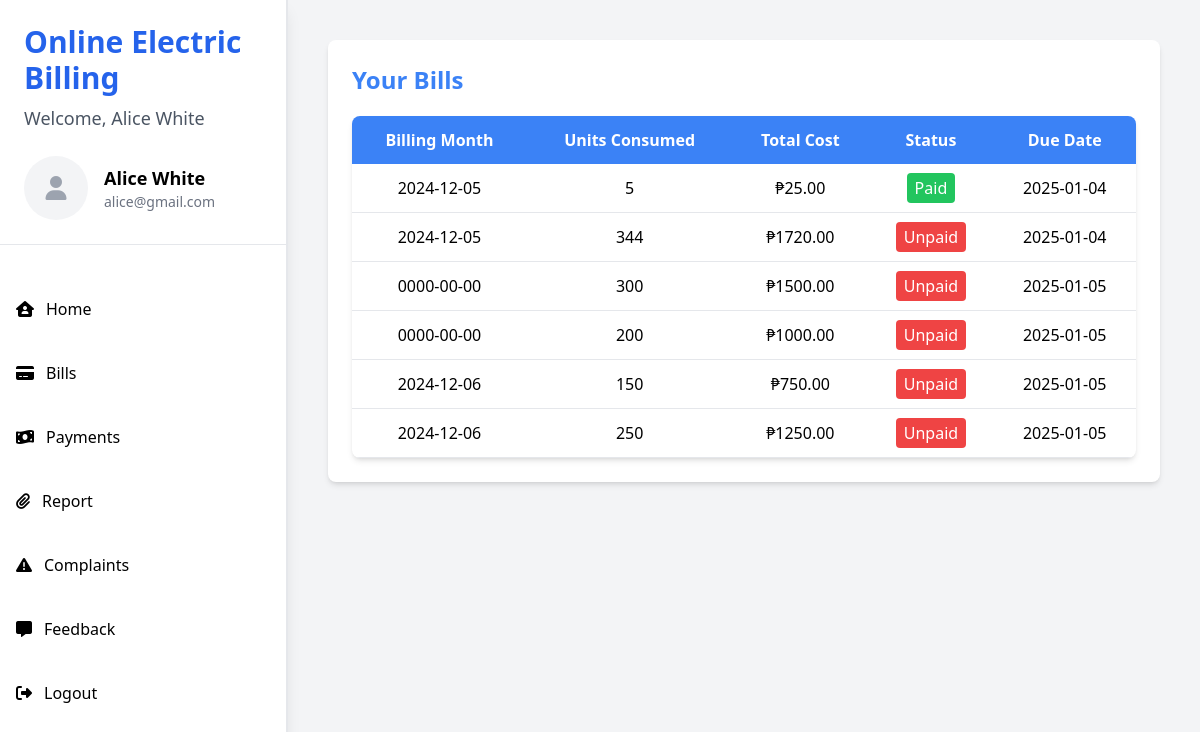
Screenshot of /users/billing.php (signed in) with the database file from the repository.
### tables this page shows
CREATE TABLE `billing` (
  `bill_id` int(11) NOT NULL,
  `user_id` int(11) NOT NULL,
  `connection_id` int(11) NOT NULL,
  `admin_id` int(11) NOT NULL,
  `meter_id` int(11) NOT NULL,
  `billing_month` date NOT NULL,
  `units_consumed` float NOT NULL,
  `cost_per_unit` decimal(5,2) DEFAULT 5.00,
  `total_cost` decimal(10,2) GENERATED ALWAYS AS (`units_consumed` * `cost_per_unit`) STORED,
  `due_date` date NOT NULL,
  `bill_status` enum('Paid','Unpaid') DEFAULT 'Unpaid'
);

### users/billing.php (the view, shortened to what this page needs)
<?php
include '../database.php';
$user_id = $_SESSION['user_id'];
$sql = "SELECT * FROM billing WHERE connection_id IN (
            SELECT connection_id FROM connections WHERE user_id = ?
        )";
$stmt = $conn->prepare($sql);
$stmt->bind_param("i", $user_id);
$stmt->execute();
$result = $stmt->get_result();
if ($result->num_rows > 0) {
    $bills = $result->fetch_all(MYSQLI_ASSOC);
} else {
    $bills = [];
}
?>
<!DOCTYPE html>
<html lang="en">
<head>
    <script src="https://cdn.tailwindcss.com"></script>
    <link rel="stylesheet" href="https://cdnjs.cloudflare.com/ajax/libs/font-awesome/6.7.1/css/all.min.css">
</head>
<body class="bg-gray-100">
<div class="fixed h-full bg-white text-black w-72 shadow-lg border-r-2 border-gray-200">
    <div class="p-6">
        <h1 class="text-3xl font-extrabold text-blue-600">Online Electric Billing</h1>
        <p class="mt-2 text-lg text-gray-600">Welcome, <?= htmlspecialchars($_SESSION['name']); ?></p>
        <div class="mt-6 flex items-center space-x-4">
            <span class="w-16 h-16 rounded-full overflow-hidden bg-gray-100 flex items-center justify-center">
                <i class="fa-solid fa-user text-2xl text-gray-400"></i>
            </span>
            <div>
                <p class="font-semibold text-lg"><?= htmlspecialchars($_SESSION['name']); ?></p>
                <p class="text-sm text-gray-500"><?= htmlspecialchars($_SESSION['email']); ?></p>
            </div>
        </div>
    </div>
    <hr>
    <nav class="mt-10">
        <ul class="space-y-4">
            <li class="block px-4 py-3 rounded-lg hover:bg-blue-500 hover:text-white transition-all duration-200">
                <a href="index.php" class="flex items-center space-x-3">
                    <i class="fa-solid fa-house-user"></i>
                    <span>Home</span>
                </a>
            </li>
            <li class="block px-4 py-3 rounded-lg hover:bg-blue-500 hover:text-white transition-all duration-200">
                <a href="billing.php" class="flex items-center space-x-3">
                    <i class="fa-solid fa-credit-card"></i>
                    <span>Bills</span>
                </a>
            </li>
            <li class="block px-4 py-3 rounded-lg hover:bg-blue-500 hover:text-white transition-all duration-200">
                <a href="payments.php" class="flex items-center space-x-3">
                    <i class="fa-solid fa-money-bill-wave"></i>
                    <span>Payments</span>
                </a>
            </li>
            <li class="block px-4 py-3 rounded-lg hover:bg-blue-500 hover:text-white transition-all duration-200">
                <a href="report.php" class="flex items-center space-x-3">
                <i class="fa-solid fa-paperclip"></i>
                    <span>Report</span>
                </a>
            </li>
            <li class="block px-4 py-3 rounded-lg hover:bg-blue-500 hover:text-white transition-all duration-200">
                <a href="complaints.php" class="flex items-center space-x-3">
                    <i class="fa-solid fa-exclamation-triangle"></i>
                    <span>Complaints</span>
                </a>
            </li>
            <li class="block px-4 py-3 rounded-lg hover:bg-blue-500 hover:text-white transition-all duration-200">
                <a href="feedback.php" class="flex items-center space-x-3">
                    <i class="fa-solid fa-comment-alt"></i>
                    <span>Feedback</span>
                </a>
            </li>
            <li class="block px-4 py-3 rounded-lg hover:bg-red-500 hover:text-white transition-all duration-200">
                <a href="../logout.php" class="flex items-center space-x-3">
                    <i class="fa-solid fa-right-from-bracket"></i>
                    <span>Logout</span>
                </a>
            </li>
        </ul>
    </nav>
</div>
    <div class="ml-72 p-10">
        <div class="bg-white shadow-md rounded-lg p-6">
            <h1 class="text-2xl font-bold text-blue-500 mb-5">Your Bills</h1>
            <?php if (!empty($bills)): ?>
                <table class="w-full bg-white shadow-md rounded-lg overflow-hidden">
                    <thead class="bg-blue-500 text-white">
                        <tr>
                            <th class="p-3">Billing Month</th>
                            <th class="p-3">Units Consumed</th>
                            <th class="p-3">Total Cost</th>
                            <th class="p-3">Status</th>
                            <th class="p-3">Due Date</th>
                        </tr>
                    </thead>
                    <tbody>
                        <?php foreach ($bills as $bill): ?>
                            <tr class="border-b">
                                <td class="p-3 text-center"><?= htmlspecialchars($bill['billing_month']) ?></td>
                                <td class="p-3 text-center"><?= htmlspecialchars($bill['units_consumed']) ?></td>
                                <td class="p-3 text-center">₱<?= htmlspecialchars($bill['total_cost']) ?></td>
                                <td class="p-3 text-center">
                                    <span class="px-2 py-1 rounded <?= $bill['bill_status'] == 'Paid' ? 'bg-green-500 text-white' : 'bg-red-500 text-white' ?>">
                                        <?= htmlspecialchars($bill['bill_status']) ?>
                                    </span>
                                </td>
                                <td class="p-3 text-center"><?= htmlspecialchars($bill['due_date']) ?></td>
                            </tr>
                        <?php endforeach; ?>
                    </tbody>
                </table>
            <?php else: ?>
                <p class="text-center text-gray-500">No billing records found.</p>
            <?php endif; ?>
        </div>
    </div>
</body>
</html>

### rows the page displays
billing: billing_month "2024-12-05", units_consumed "5", total_cost "25.00", bill_status "Paid", due_date "2025-01-04"
billing: billing_month "2024-12-05", units_consumed "344", total_cost "1720.00", bill_status "Unpaid", due_date "2025-01-04"
billing: billing_month "0000-00-00", units_consumed "300", total_cost "1500.00", bill_status "Unpaid", due_date "2025-01-05"
billing: billing_month "0000-00-00", units_consumed "200", total_cost "1000.00", bill_status "Unpaid", due_date "2025-01-05"
billing: billing_month "2024-12-06", units_consumed "150", total_cost "750.00", bill_status "Unpaid", due_date "2025-01-05"
billing: billing_month "2024-12-06", units_consumed "250", total_cost "1250.00", bill_status "Unpaid", due_date "2025-01-05"

### other values shown
$_SESSION['name'] "Alice White"
$_SESSION['email'] "alice@gmail.com"
